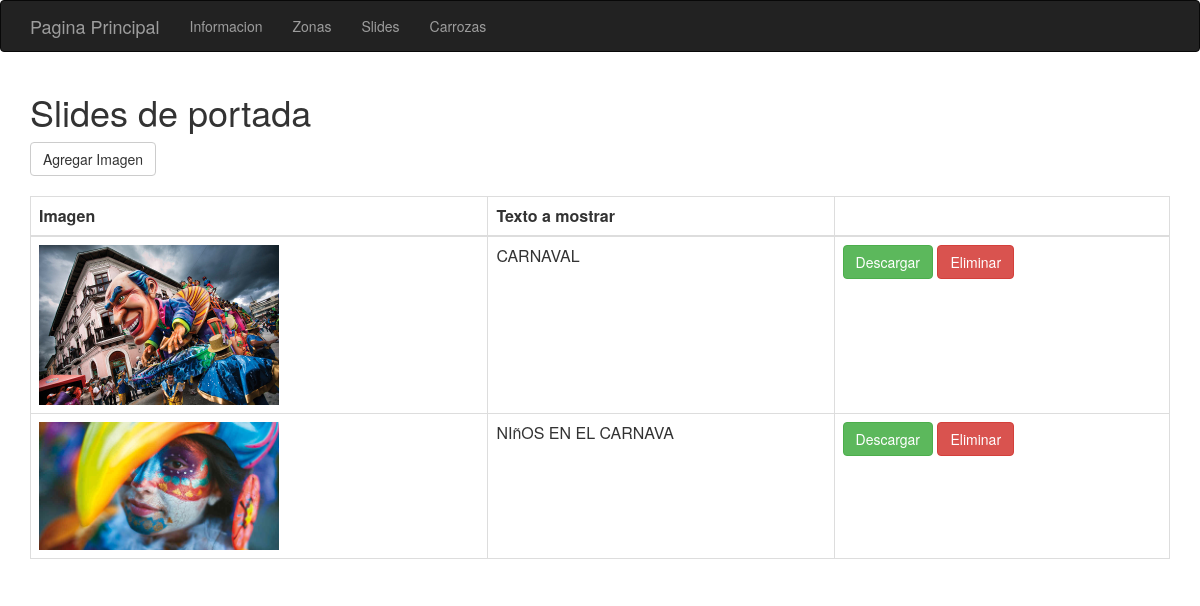
The app's page /admin/index.php with its own data.
### tables this page shows
CREATE TABLE `slides` (
  `item` bigint(20) NOT NULL,
  `codigo` int(11) NOT NULL,
  `titulo` varchar(20) DEFAULT NULL,
  `descripcion` varchar(250) DEFAULT NULL,
  `imagen` varchar(50) DEFAULT NULL
);

### admin/db.php (called while the page is built, shortened)
<?php
function con(){
	return new mysqli("localhost","root","","carnavales");
}
function get_slides(){
	$images = array();
	$con = con();
	$query=$con->query("select * from slides");
	while($r=$query->fetch_object()){
		$images[] = $r;
	}
	return $images;
}
?>

### admin/index.php (the view, shortened to what this page needs)
<?php
include "db.php";
$images = get_slides();
?>
<html>
<head>
    <link rel="stylesheet" type="text/css" href="../bootstrap/css/bootstrap.min.css">
</head>
<body>
    <?php include("navbar.php");?>
    <div class="container">
        <div class="row">
            <div class="col-md-12">
                <h1>Slides de portada</h1>
                <a href="./form.php" class="btn btn-default">Agregar Imagen</a>
                <br><br>
                <?php if(count($images)>0):?>
                <table class="table table-bordered">
                    <thead>
                        <th>Imagen</th>
                        <th>Texto a mostrar</th>
                        <th>
                    </thead>
                    <?php foreach($images as $img):?>
                    <tr>
                        <td><img src="<?php echo $img->imagen;?>" style="width:240px;"> </td>
                        <td><?php echo $img->titulo; ?></td>
                        <td>
                            <a class="btn btn-success" href="./download.php? id=<?php echo $img->item; ?>">Descargar</a>
                            <a class="btn btn-danger" href="./delete.php? id=<?php echo $img->codigo; ?>">Eliminar</a>
                        </td>
                    </tr>
                    <?php endforeach;?>
                </table>
                <?php else:?>
                <h4 class="alert alert-warning">No hay imagenes!</h4>
                <?php endif; ?>
            </div>
        </div>
    </div>
</body>
</html>

### records on screen
slides: imagen (picture), titulo "CARNAVAL"
slides: imagen (picture), titulo "NIñOS EN EL CARNAVA"
